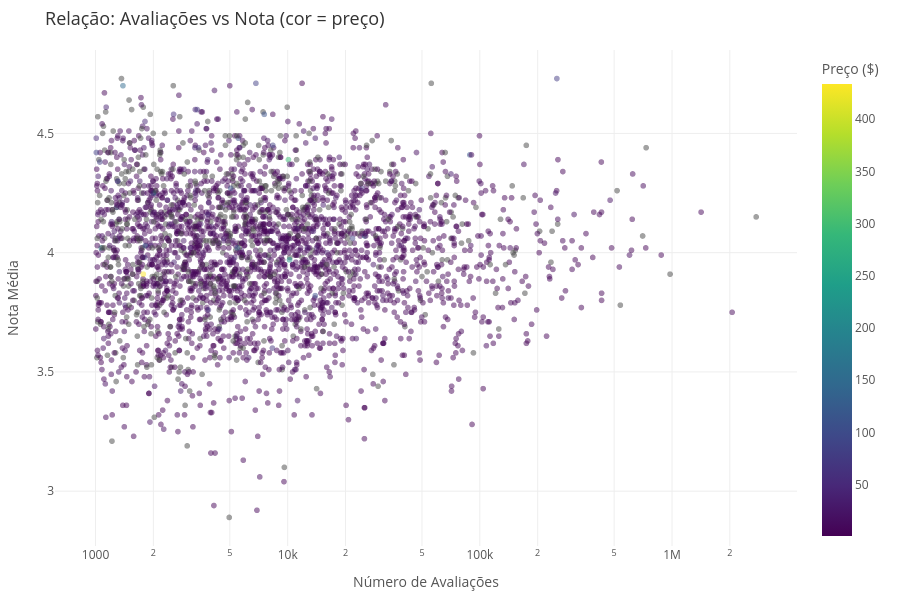

Notebook code cell kept with this figure:
### Markdown cell above
## Extra: Preço vs Nota vs Avaliações

### Code cell
sample = df[df["numRatings"] > 1000].sample(min(3000, len(df)), random_state=42).copy()
sample["has_price"] = sample["price"].notna()

fig = px.scatter(
    sample, x="numRatings", y="rating",
    color="price", color_continuous_scale="viridis",
    title="Relação: Avaliações vs Nota (cor = preço)",
    labels={
        "numRatings": "Número de Avaliações",
        "rating": "Nota Média",
        "price": "Preço ($)"
    },
    opacity=0.5,
    size_max=5
)
fig.update_layout(
    plot_bgcolor="white",
    paper_bgcolor="white",
    font=dict(size=12, color="#555555"),
    title=dict(font=dict(size=18, color="#333333")),
    xaxis=dict(gridcolor="#eeeeee", showgrid=True, type="log"),
    yaxis=dict(gridcolor="#eeeeee", showgrid=True),
    height=600,
    margin=dict(l=20, r=20, t=50, b=20)
)
fig.show()

### Figure 1 — Plotly figure (JSON) as saved in the notebook; plotly's stock layout.template omitted (floating-point values rounded to 4 significant figures; data arrays with more than 128 entries replaced by an {"elided": "..."} marker saying what was removed)
{"data": [{"hovertemplate": "Número de Avaliações=%{x}<br>Nota Média=%{y}<br>Preço ($)=%{marker.color}<extra></extra>", "legendgroup": "", "marker": {"color": {"elided": "3000 float values"}, "coloraxis": "coloraxis", "opacity": 0.5, "symbol": "circle"}, "mode": "markers", "name": "", "showlegend": false, "type": "scattergl", "x": {"elided": "3000 int values"}, "xaxis": "x", "y": {"elided": "3000 float values"}, "yaxis": "y"}], "layout": {"coloraxis": {"autocolorscale": false, "colorbar": {"title": {"text": "Preço ($)"}}, "colorscale": [[0.0, "#440154"], [0.1111, "#482878"], [0.2222, "#3e4989"], [0.3333, "#31688e"], [0.4444, "#26828e"], [0.5556, "#1f9e89"], [0.6667, "#35b779"], [0.7778, "#6ece58"], [0.8889, "#b5de2b"], [1.0, "#fde725"]]}, "font": {"color": "#555555", "size": 12}, "height": 600, "legend": {"tracegroupgap": 0}, "margin": {"b": 20, "l": 20, "r": 20, "t": 50}, "paper_bgcolor": "white", "plot_bgcolor": "white", "title": {"font": {"color": "#333333", "size": 18}, "text": "Relação: Avaliações vs Nota (cor = preço)"}, "xaxis": {"anchor": "y", "domain": [0.0, 1.0], "gridcolor": "#eeeeee", "showgrid": true, "title": {"text": "Número de Avaliações"}, "type": "log"}, "yaxis": {"anchor": "x", "domain": [0.0, 1.0], "gridcolor": "#eeeeee", "showgrid": true, "title": {"text": "Nota Média"}}}}
